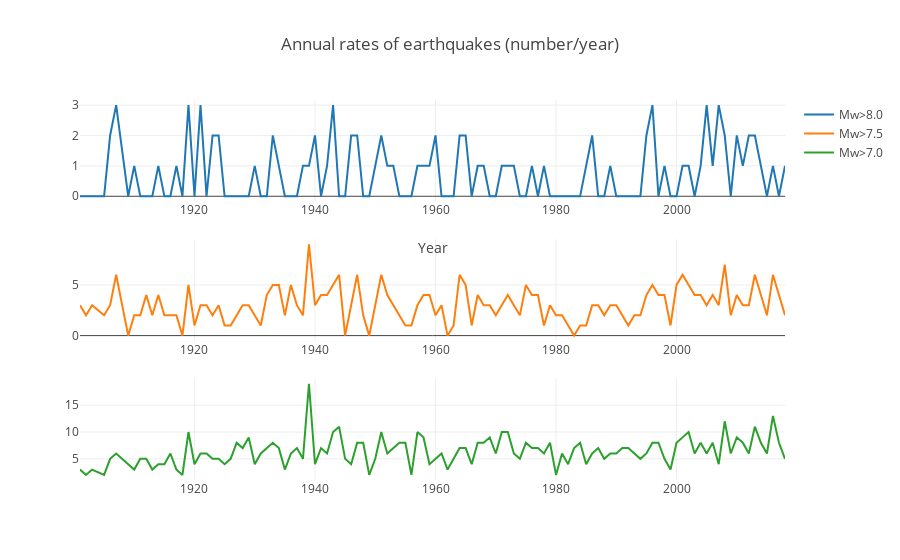

Notebook source saved alongside this figure:
### Code cell
trace4 = go.Scatter(x = unique_year_d, y = rate_M80, mode='lines', name='Mw>8.0')
trace5 = go.Scatter(x = unique_year_d, y = rate_M75, mode='lines', name='Mw>7.5')
trace6 = go.Scatter(x = unique_year_d, y = rate_M70, mode='lines', name='Mw>7.0')

layout = go.Layout(title='Annual rates of earthquakes',
                   xaxis= dict(title='Year'),
                   yaxis =dict(title='Rate (number/year)'))

fig = tools.make_subplots(rows=3, cols=1)

fig.append_trace(trace4, 1, 1)
fig.append_trace(trace5, 2, 1)
fig.append_trace(trace6, 3, 1)

fig['layout'].update(title='Annual rates of earthquakes (number/year)',
                   xaxis= dict(title='Year'))

iplot(fig)

### Figure 1 — Plotly figure (JSON) as saved in the notebook; plotly's stock layout.template omitted (floating-point values rounded to 4 significant figures)
{"data": [{"mode": "lines", "name": "Mw>8.0", "type": "scatter", "x": [1901, 1902, 1903, 1905, 1906, 1907, 1909, 1910, 1911, 1912, 1913, 1914, 1915, 1916, 1917, 1918, 1919, 1920, 1921, 1922, 1923, 1924, 1925, 1926, 1927, 1928, 1929, 1930, 1931, 1932, 1933, 1934, 1935, 1936, 1937, 1938, 1939, 1940, 1941, 1942, 1943, 1944, 1945, 1946, 1947, 1948, 1949, 1950, 1951, 1952, 1953, 1954, 1955, 1956, 1957, 1958, 1959, 1960, 1961, 1962, 1963, 1964, 1965, 1966, 1967, 1968, 1969, 1970, 1971, 1972, 1973, 1974, 1975, 1976, 1977, 1978, 1979, 1980, 1981, 1982, 1983, 1984, 1985, 1986, 1987, 1988, 1989, 1990, 1991, 1992, 1993, 1994, 1995, 1996, 1997, 1998, 1999, 2000, 2001, 2002, 2003, 2004, 2005, 2006, 2007, 2008, 2009, 2010, 2011, 2012, 2013, 2014, 2015, 2016, 2017, 2018], "xaxis": "x1", "y": [0, 0, 0, 0, 2, 3, 0, 1, 0, 0, 0, 1, 0, 0, 1, 0, 3, 0, 3, 0, 2, 2, 0, 0, 0, 0, 0, 1, 0, 0, 2, 1, 0, 0, 0, 1, 1, 2, 0, 1, 3, 0, 0, 2, 2, 0, 0, 1, 2, 1, 1, 0, 0, 0, 1, 1, 1, 2, 0, 0, 0, 2, 2, 0, 1, 1, 0, 0, 1, 1, 1, 0, 0, 1, 0, 1, 0, 0, 0, 0, 0, 0, 1, 2, 0, 0, 1, 0, 0, 0, 0, 0, 2, 3, 0, 1, 0, 0, 1, 1, 0, 1, 3, 1, 3, 2, 0, 2, 1, 2, 2, 1, 0, 1, 0, 1], "yaxis": "y1"}, {"mode": "lines", "name": "Mw>7.5", "type": "scatter", "x": [1901, 1902, 1903, 1905, 1906, 1907, 1909, 1910, 1911, 1912, 1913, 1914, 1915, 1916, 1917, 1918, 1919, 1920, 1921, 1922, 1923, 1924, 1925, 1926, 1927, 1928, 1929, 1930, 1931, 1932, 1933, 1934, 1935, 1936, 1937, 1938, 1939, 1940, 1941, 1942, 1943, 1944, 1945, 1946, 1947, 1948, 1949, 1950, 1951, 1952, 1953, 1954, 1955, 1956, 1957, 1958, 1959, 1960, 1961, 1962, 1963, 1964, 1965, 1966, 1967, 1968, 1969, 1970, 1971, 1972, 1973, 1974, 1975, 1976, 1977, 1978, 1979, 1980, 1981, 1982, 1983, 1984, 1985, 1986, 1987, 1988, 1989, 1990, 1991, 1992, 1993, 1994, 1995, 1996, 1997, 1998, 1999, 2000, 2001, 2002, 2003, 2004, 2005, 2006, 2007, 2008, 2009, 2010, 2011, 2012, 2013, 2014, 2015, 2016, 2017, 2018], "xaxis": "x2", "y": [3, 2, 3, 2, 3, 6, 0, 2, 2, 4, 2, 4, 2, 2, 2, 0, 5, 1, 3, 3, 2, 3, 1, 1, 2, 3, 3, 2, 1, 4, 5, 5, 2, 5, 3, 2, 9, 3, 4, 4, 5, 6, 0, 3, 6, 2, 0, 3, 6, 4, 3, 2, 1, 1, 3, 4, 4, 2, 3, 0, 1, 6, 5, 1, 4, 3, 3, 2, 3, 4, 3, 2, 5, 4, 4, 1, 3, 2, 2, 1, 0, 1, 1, 3, 3, 2, 3, 3, 2, 1, 2, 2, 4, 5, 4, 4, 1, 5, 6, 5, 4, 4, 3, 4, 3, 7, 2, 4, 3, 3, 6, 4, 2, 6, 4, 2], "yaxis": "y2"}, {"mode": "lines", "name": "Mw>7.0", "type": "scatter", "x": [1901, 1902, 1903, 1905, 1906, 1907, 1909, 1910, 1911, 1912, 1913, 1914, 1915, 1916, 1917, 1918, 1919, 1920, 1921, 1922, 1923, 1924, 1925, 1926, 1927, 1928, 1929, 1930, 1931, 1932, 1933, 1934, 1935, 1936, 1937, 1938, 1939, 1940, 1941, 1942, 1943, 1944, 1945, 1946, 1947, 1948, 1949, 1950, 1951, 1952, 1953, 1954, 1955, 1956, 1957, 1958, 1959, 1960, 1961, 1962, 1963, 1964, 1965, 1966, 1967, 1968, 1969, 1970, 1971, 1972, 1973, 1974, 1975, 1976, 1977, 1978, 1979, 1980, 1981, 1982, 1983, 1984, 1985, 1986, 1987, 1988, 1989, 1990, 1991, 1992, 1993, 1994, 1995, 1996, 1997, 1998, 1999, 2000, 2001, 2002, 2003, 2004, 2005, 2006, 2007, 2008, 2009, 2010, 2011, 2012, 2013, 2014, 2015, 2016, 2017, 2018], "xaxis": "x3", "y": [3, 2, 3, 2, 5, 6, 4, 3, 5, 5, 3, 4, 4, 6, 3, 2, 10, 4, 6, 6, 5, 5, 4, 5, 8, 7, 9, 4, 6, 7, 8, 7, 3, 6, 7, 5, 19, 4, 7, 6, 10, 11, 5, 4, 8, 8, 2, 5, 10, 6, 7, 8, 8, 2, 10, 9, 4, 5, 6, 3, 5, 7, 7, 4, 8, 8, 9, 6, 10, 10, 6, 5, 8, 7, 7, 6, 8, 2, 6, 4, 7, 8, 4, 6, 7, 5, 6, 6, 7, 7, 6, 5, 6, 8, 8, 5, 3, 8, 9, 10, 6, 8, 6, 8, 4, 12, 6, 9, 8, 6, 11, 8, 6, 13, 8, 5], "yaxis": "y3"}], "layout": {"title": "Annual rates of earthquakes (number/year)", "xaxis": {"title": "Year"}, "xaxis1": {"anchor": "y1", "domain": [0, 1]}, "xaxis2": {"anchor": "y2", "domain": [0, 1]}, "xaxis3": {"anchor": "y3", "domain": [0, 1]}, "yaxis1": {"anchor": "x1", "domain": [0.7333, 1]}, "yaxis2": {"anchor": "x2", "domain": [0.3667, 0.6333]}, "yaxis3": {"anchor": "x3", "domain": [0, 0.2667]}}}
